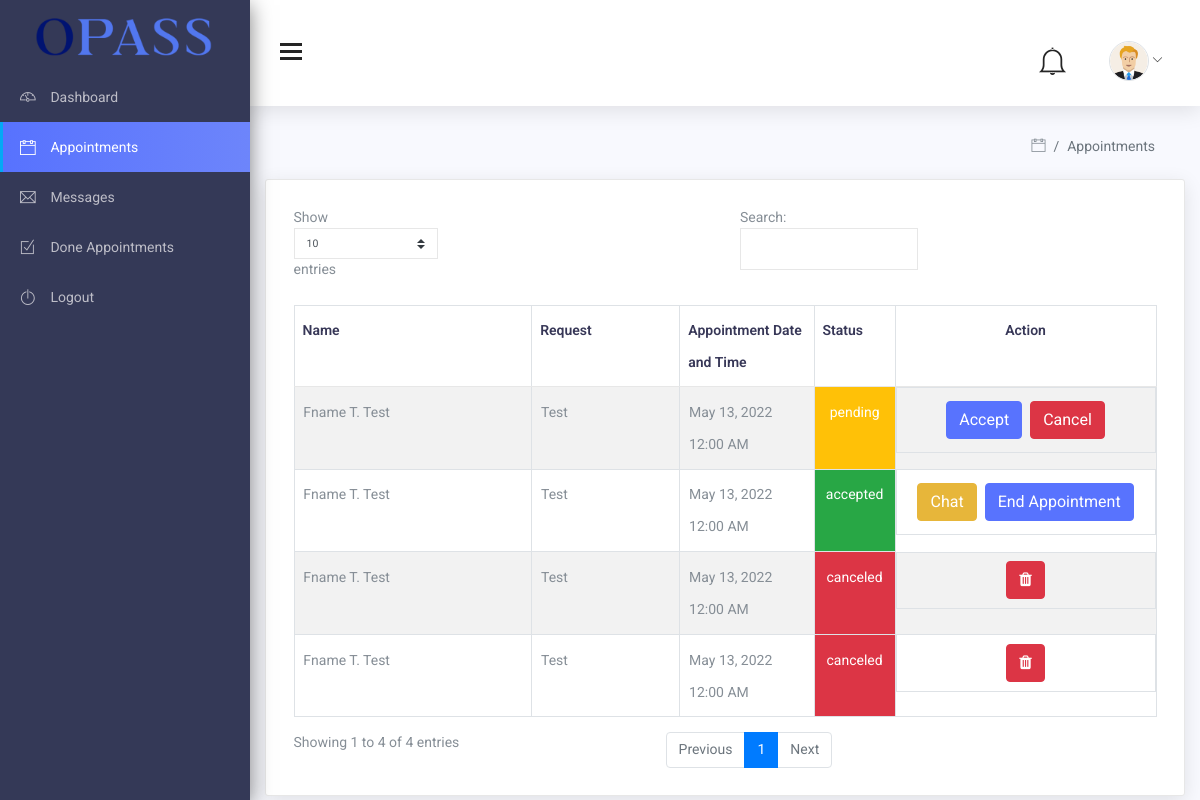
The app's page /pages/Attorney/appointments.php (signed in) with its own data.
### tables this page shows
CREATE TABLE `users` (
  `id` int(11) NOT NULL,
  `profile` text DEFAULT NULL,
  `fname` text NOT NULL,
  `mname` text NOT NULL,
  `lname` text NOT NULL,
  `email` text NOT NULL,
  `contact` text NOT NULL,
  `address` text NOT NULL,
  `birthday` date DEFAULT NULL,
  `schedule` text DEFAULT NULL,
  `year_exp` int(11) DEFAULT NULL,
  `specialization_id` int(11) NOT NULL,
  `role` text NOT NULL,
  `uname` text NOT NULL,
  `password` text NOT NULL,
  `opened_appointment` tinyint(1) NOT NULL DEFAULT 0
);

CREATE TABLE `appointments` (
  `appointment_id` int(11) NOT NULL,
  `attorney_id` int(11) NOT NULL,
  `user_id` int(11) NOT NULL,
  `request` text NOT NULL,
  `appointment_date` date NOT NULL,
  `appointment_time` time NOT NULL,
  `cancelation_reason` text DEFAULT NULL,
  `ended_remark` text DEFAULT NULL,
  `status` text DEFAULT NULL,
  `date_created` timestamp NOT NULL DEFAULT current_timestamp() ON UPDATE current_timestamp(),
  `date_accepted` date DEFAULT NULL,
  `date_ended` date DEFAULT NULL
);

### pages/Attorney/appointments.php (the view, shortened to what this page needs)
<?php
include_once("../../backend/conn.php");
$user = mysqli_fetch_object(
  mysqli_query(
    $con,
    "SELECT * FROM users u INNER JOIN specialization s ON u.specialization_id = s.specialization_id WHERE id = $_SESSION[id]"
  )
);
?>
<!DOCTYPE html>
<html lang="en">
<head>
  <link href="../../assets/css/lib/font-awesome.min.css" rel="stylesheet">
  <link href="../../assets/css/lib/themify-icons.css" rel="stylesheet">
  <link href="../../assets/css/lib/owl.carousel.min.css" rel="stylesheet" />
  <link href="../../assets/css/lib/owl.theme.default.min.css" rel="stylesheet" />
  <link href="../../assets/css/lib/menubar/sidebar.css" rel="stylesheet">
  <link href="../../assets/css/lib/bootstrap.min.css" rel="stylesheet">
  <link href="../../assets/css/lib/helper.css" rel="stylesheet">
  <link href="../../assets/css/style.css" rel="stylesheet">
</head>
<body>
  <?php include("../../components/side-nav.php"); ?>
  <?php include("../../components/top-nav.php") ?>
  <div class="content-wrap">
    <div class="main">
      <div class="container-fluid">
        <div class="page-header">
          <div class="page-title">
            <ol class="breadcrumb">
              <li class="breadcrumb-item"><a href="#"><i class="ti-calendar"></i></a></li>
              <li class="breadcrumb-item active">Appointments</li>
            </ol>
          </div>
        </div>
        <section id="main-content">
          <div class="card">
            <div class="card-body">
              <table id="tableAppointments" class="table table-striped table-bordered">
                <thead>
                  <tr>
                    <th>Name</th>
                    <th>Request</th>
                    <th class="col-sm-2">Appointment Date and Time</th>
                    <th class="col-sm-1">Status</th>
                    <th class="col-sm-3 text-center">Action</th>
                  </tr>
                </thead>
                <tbody>
                  <?php
                  $appointmentQuery = mysqli_query(
                    $con,
                    "SELECT * FROM appointments WHERE `attorney_id`=$_SESSION[id] and `status` != 'done'"
                  );
                  while ($appointment = mysqli_fetch_object($appointmentQuery)) :
                    $user = mysqli_fetch_object(
                      mysqli_query(
                        $con,
                        "SELECT * FROM users WHERE id=$appointment->user_id"
                      )
                    );
                  ?>
                    <tr>
                      <td>
                        <?= ucwords("$user->fname " . $user->mname[0] . ". $user->lname") ?>
                      </td>
                      <td>
                        <?= $appointment->request ?>
                      </td>
                      <td>
                        <?= date_format(
                          date_create("$appointment->appointment_date $appointment->appointment_time"),
                          "M d, Y h:i A"
                        ) ?>
                      </td>
                      <td class="bg-<?php
                                    if ($appointment->status == "accepted") {
                                      echo "success";
                                    } else if ($appointment->status == "canceled") {
                                      echo "danger";
                                    } else {
                                      echo "warning";
                                    }
                                    ?> text-center">
                        <?= $appointment->status ?>
                      </td>
                      <td class="d-flex justify-content-center">
                        <?php
                        if ($appointment->status == "accepted") :
                        ?>
                          <button onclick="return window.location.href='messages.php?user_id=<?= $appointment->user_id ?>'" type="button" class="btn btn-warning m-1">
                            Chat
                          </button>
                          <button type="button" class="btn btn-primary m-1" onclick="handleBtnClick(<?= $appointment->appointment_id ?>,'<?= $appointment->user_id ?>', 'doneAppointment')">
                            End Appointment
                          </button>
                        <?php
                        elseif ($appointment->status == "canceled") :
                        ?>
                          <button type="button" class="btn btn-danger" onclick="handleBtnClick(<?= $appointment->appointment_id ?>, '<?= $appointment->user_id ?>', 'deleteAppointment')">
                            <i class="fa fa-trash"></i>
                          </button>
                        <?php
                        else :
                        ?>
                          <button type="button" class="btn btn-primary m-1" onclick="handleBtnClick(<?= $appointment->appointment_id ?>, '<?= $appointment->user_id ?>', 'acceptAppointment')">
                            Accept
                          </button>
                          <button type="button" class="btn btn-danger m-1" onclick="handleBtnClick(<?= $appointment->appointment_id ?>, '<?= $appointment->user_id ?>', 'cancelAppointment')">
                            Cancel
                          </button>
                        <?php
                        endif;
                        ?>
                      </td>
                    </tr>
                  <?php endwhile; ?>
                </tbody>
              </table>
            </div>
          </div>
        </section>
      </div>
    </div>
  </div>
</body>
</html>

### components/top-nav.php (shortened to what this page needs)
<div class="header">
  <div class="container-fluid">
    <div class="row">
      <div class="col-lg-12">
        <div class="float-left">
          <div class="hamburger sidebar-toggle">
            <span class="line"></span>
            <span class="line"></span>
            <span class="line"></span>
          </div>
        </div>
        <div class="float-right">
          <div class="dropdown dib" id="notification">
            <div class="header-icon" data-toggle="dropdown">
              <i class="ti-bell mr-2" style="font-size: 30px;" id="notificationIcon">
              </i>
            </div>
          </div>
          <div class="dropdown dib">
            <div class="header-icon" data-toggle="dropdown">
              <span class="user-avatar">
                <img class="rounded-circle border " src="../../profile-photo/<?= $user->profile == null ? 'default.png' : $user->profile ?>" style="width: 40px; height: 40px;">
                <i class="ti-angle-down f-s-10"></i>
              </span>
            </div>
          </div>
        </div>
      </div>
    </div>
  </div>
</div>

### records on screen
users: profile (picture)
appointments: user.lname "Fname T. Test", request "Test", appointment_date+appointment_time "May 13, 2022 12:00 AM", status "pending"
appointments: user.lname "Fname T. Test", request "Test", appointment_date+appointment_time "May 13, 2022 12:00 AM", status "accepted"
appointments: user.lname "Fname T. Test", request "Test", appointment_date+appointment_time "May 13, 2022 12:00 AM", status "canceled"
appointments: user.lname "Fname T. Test", request "Test", appointment_date+appointment_time "May 13, 2022 12:00 AM", status "canceled"

### other values on screen
$data['title'] "Dashboard"
$data['title'] "Appointments"
$data['title'] "Messages"
$data['title'] "Done Appointments"
